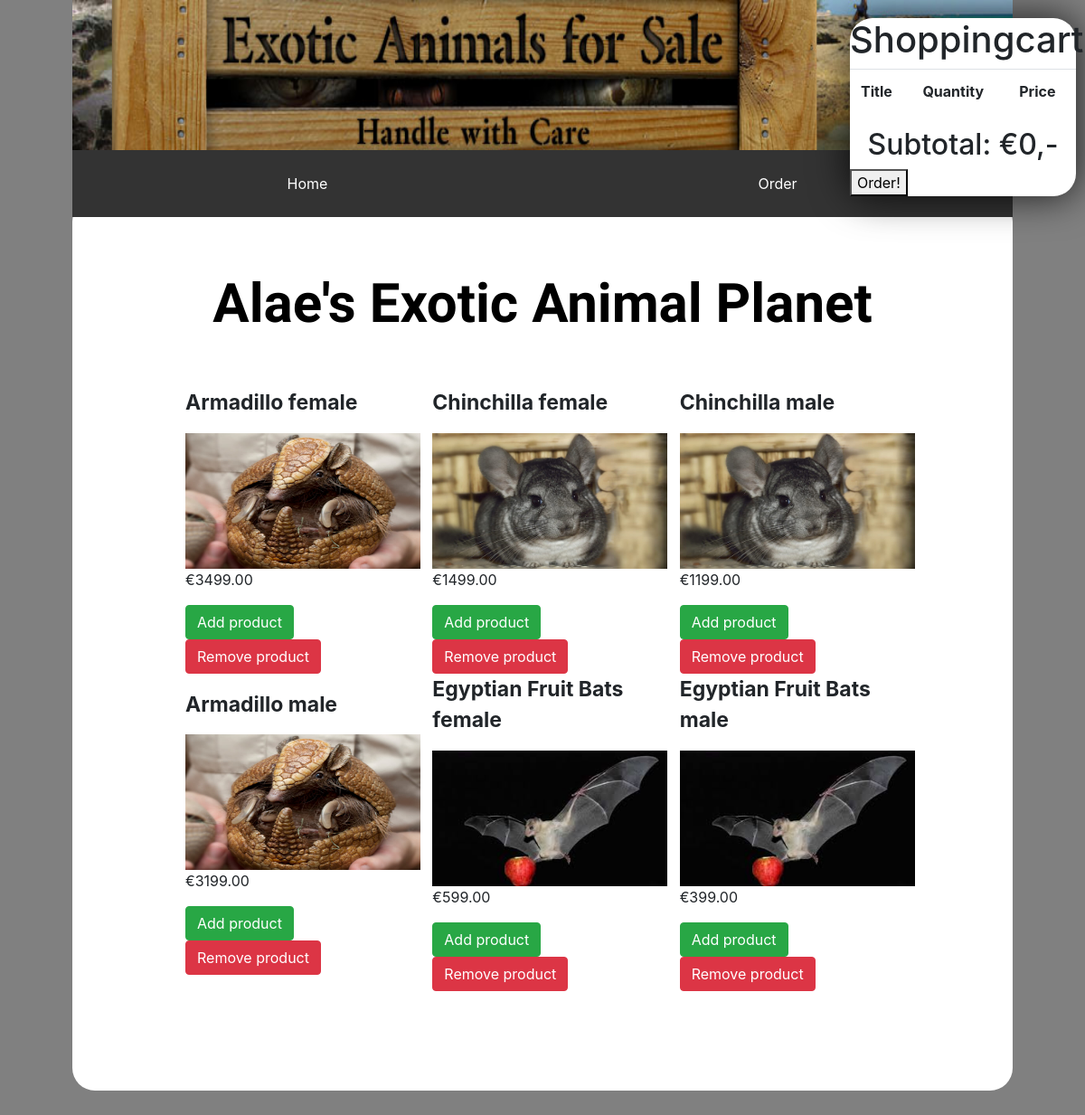
The page / on the database its author committed.
### tables this page shows
CREATE TABLE `products` (
  `id` int(11) UNSIGNED NOT NULL,
  `slug` varchar(255) NOT NULL,
  `title` varchar(255) DEFAULT NULL,
  `description` text,
  `price` double(9,2) DEFAULT NULL,
  `image` varchar(255) DEFAULT NULL,
  `seo_title` varchar(255) DEFAULT NULL,
  `seo_description` varchar(255) DEFAULT NULL,
  `created_at` timestamp NULL DEFAULT NULL,
  `updated_at` timestamp NULL DEFAULT NULL
);

### classes/Http.php (called while the page is built, shortened)
<?php
Class Http
{
    public static $webroot = '';
    public static function boot()
    {
        if($_SERVER['HTTP_HOST'] == 'localhost' && strpos($_SERVER['REQUEST_URI'], '/public/')) {
            $urlParts = explode('/public/', $_SERVER['REQUEST_URI']);
            self::$webroot = self::httpOrHttps().$_SERVER['HTTP_HOST'].$urlParts[0].'/public/';
        }
        else {
            self::$webroot = self::httpOrHttps().$_SERVER['HTTP_HOST'];
        }
    }
    public static function webroot()
    {
        return self::$webroot;
    }
    private static function httpOrHttps()
    {
        return 'http://';
    }
}

### boot.php (called while the page is built, shortened)
<?php
require 'classes/Http.php';
function asset($path)
{
    return Http::webroot().$path;
}

### public/index.php (the view, shortened to what this page needs)
<?php
	include "../boot.php";
	$database = db();
	$products = $database->prepare('SELECT * FROM products ORDER BY id DESC LIMIT 6');
	try{
		$products->execute([]);
		$products->setFetchmode(PDO::FETCH_ASSOC);
		$products = $products->fetchAll();
	}
	catch(Exception $e){
		http_response_code(500);
		dd($e->getMessage());
	}
?>
<!DOCTYPE html>
<html>
<head>
	<link rel="stylesheet" href="https://stackpath.bootstrapcdn.com/bootstrap/4.1.0/css/bootstrap.min.css">
	<link rel="stylesheet" type="text/css" href="style.css">
</head>
<body>
	<section>
		<img class="banner" src="images/banner.jpg">
		<ul>
	 		<li><a href="index.php">Home</a></li>
			<li><a href="ShoppingcartFORM.php">Order</a></li>
		</ul>
		<div class="achtergrond">
			<section id="products">
				<h1 class="hoofd">Alae's Exotic Animal Planet</h1><br><br>
			        <div class="container">
			            <div class="row">
			                <?php  foreach($products as $product){ ?>
				                <div class="col-lg-4 product">
			                        <p class="title"><?php echo $product['title']; ?></p>
			                        <a href="product/<?php echo $product['slug'] ?>">
			                        	<img class="afb" src="images/<?php echo $product['image']; ?>">
			                    	</a>
			                        <p> €<?php echo $product['price']; ?></p>
			                        <button class="btn btn-success add-to-cart" data-url="cart/add.php?id=<?php echo $product['id']; ?>">Add product</button>
			                        <button class="btn btn-danger remove-from-cart" data-url="cart/remove.php?id=<?php echo $product['id']; ?>">Remove product</button>
		                    	</div>
		                    <?php } ?>
		                </div>
		            </div>
			</section>
		</div>
	</section>
	<aside class="bucket" id="bucket">
		<?php include "partials/bucket.php"; ?>
	</aside>
</body>
</html>

### public/partials/bucket.php (shortened to what this page needs)
<h1 class="hoofd1">Shoppingcart</h1>
<table class="table">
	<head>
		<tr>
			<th>Title</th>
			<th>Quantity</th>
			<th>Price</th>
		</tr>
	</head>
</table>
<h2 class="hoofd2">Subtotal: €<?php echo $_SESSION['cart']['total']; ?>,-</h2>
<form action="<?php echo asset("shoppingcartFORM.php"); ?>">
<button class="knoporder">Order!</button>
</form>

### public/style.css (style rules this page uses)
ul { list-style-type: none; margin: 0; padding: 0; overflow: hidden; background-color: #333; position: relative; top: 0; z-index: 1; }
li { float: left; width: 50%; }
li a { display: block; color: white; text-align: center; padding: 25px 16px; text-decoration: none; }
body { background-color: grey; background-repeat: no-repeat; background-attachment: fixed; background-position: center; background-size: cover; height: 100vh; }
h2 { text-align: center; }
section { padding: 80px; }
.bucket { background-color: #FFF; border-radius: 25px; width: 250px; position: fixed; top: 20px; right: 10px; z-index: 1; -webkit-box-shadow: 0px 0px 42px 2px rgba(0,0,0,0.75); -moz-box-shadow: 0px 0px 42px 2px rgba(0,0,0,0.75); box-shadow: 0px 0px 42px 2px rgba(0,0,0,0.75); }
.afb { height: 150px; width: 260px; }
.title { font-size: 23px; font-weight: bold; }
.container .product { margin: auto; }
.banner { height: 166px; margin-top: -80px; width: 100%; }
.achtergrond { margin-top: -20px; background-color: white; border: 25px white; padding: 0px 30px 30px 30px; border-radius: 25px; }
.hoofd { font-family: 'Song Myung', serif; color: black; font-weight: bold; font-size: 60px; text-align: center; }

### rows shown on the page
products: title "Armadillo female", image (picture), price "3499.00"
products: title "Chinchilla female", image (picture), price "1499.00"
products: title "Chinchilla male", image (picture), price "1199.00"
products: title "Armadillo male", image (picture), price "3199.00"
products: title "Egyptian Fruit Bats female", image (picture), price "599.00"
products: title "Egyptian Fruit Bats male", image (picture), price "399.00"

### other values the page prints
$_SESSION['cart']['total'] "0"
